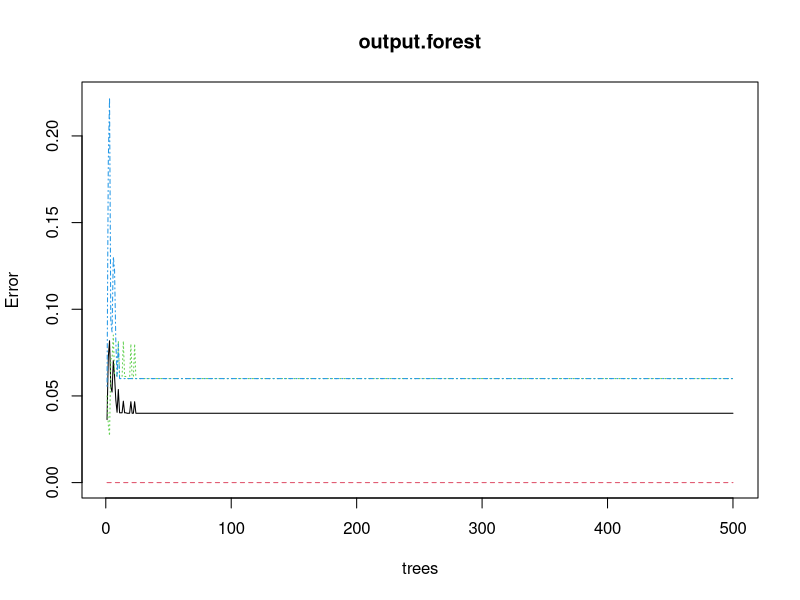

Reproduce this figure in R.
install.packages("randomForest")
library(party)
library(randomForest)
data <-iris
data
output.forest <- randomForest(Species ~ Sepal.Length + Sepal.Width + Petal.Length + Petal.Width , data=iris)
print(output.forest)
plot(output.forest)
